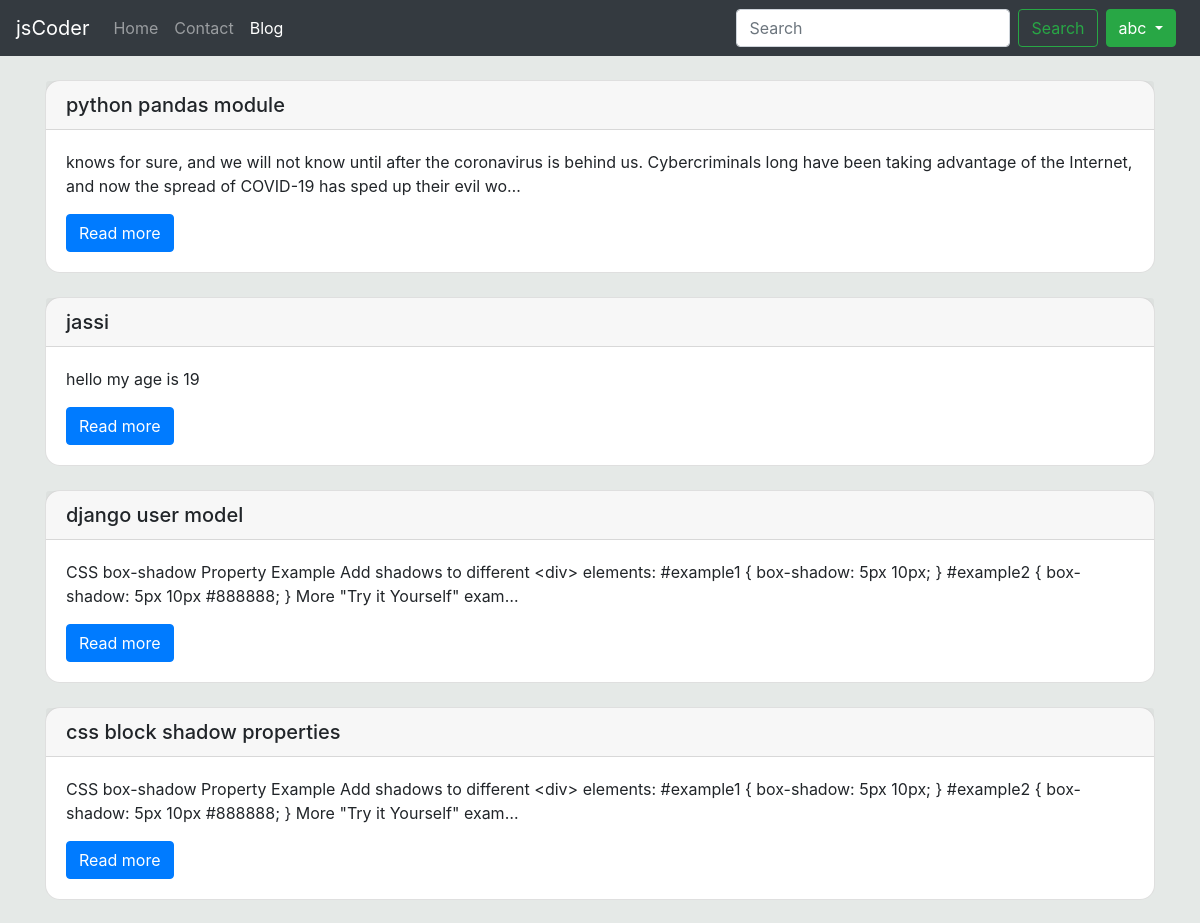
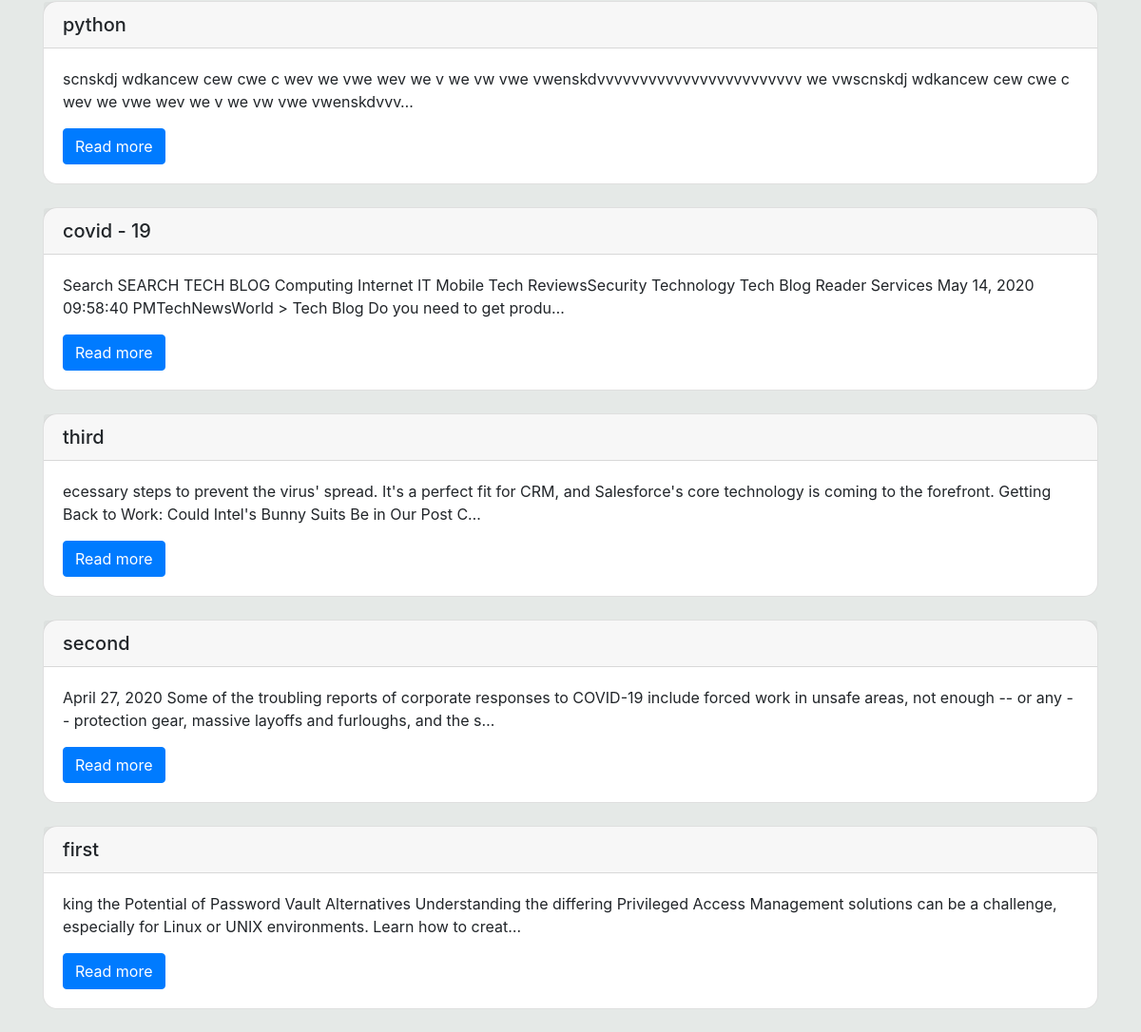
Screenshot of /blog/ (signed in) with the database file from the repository (2 pictures, top to bottom).
### blog/models.py (models this page shows, shortened)
class Post(models.Model):
    id = models.AutoField
    title = models.CharField(max_length=100)
    content = models.TextField()
    date = models.DateField(auto_now=True)

### blog/views.py (the view)
# urls.py: path('',views.bloghome,name="bloghome"),
def bloghome(request):
    posts = Post.objects.all()[::-1]
    param = {'posts':posts}
    return render(request,'blog/bloghome.html',param)

### templates/blog/bloghome.html (shortened to what this page needs)
{% extends 'base.html' %}
{% block activeblog %}active
{% endblock activeblog %}
{% block body %}
{% load static %}
<link rel="stylesheet" href="{%static 'css/shadow.css'%}">
<div class="container">
    {% for post in posts %}
    <div class="card my-4 postsshadow" style="border-radius: 15px;">
    <h5 class="card-header">{{post.title}}</h5>
    <div class="card-body">
        <p class="card-text">{{post.content|truncatechars:200}}</p>
        <a href="/blog/{{post.title}}" class="btn btn-primary">Read more</a>
    </div>
    </div>
    {% endfor %}
</div>
{% endblock body %}

### templates/base.html (shortened to what this page needs)
<!doctype html>
<html lang="en">
  <head>
    <link rel="stylesheet" href="https://stackpath.bootstrapcdn.com/bootstrap/4.5.0/css/bootstrap.min.css">
  </head>
  <body style="background-color: rgb(229, 233, 231);">
  <nav class="navbar navbar-expand-lg navbar-dark bg-dark">
  <a class="navbar-brand" href="/">jsCoder</a>
  <div class="collapse navbar-collapse" id="navbarSupportedContent">
    <ul class="navbar-nav mr-auto">
      <li class="nav-item {% block activehome %}{% endblock activehome %}">
        <a class="nav-link" href="/">Home <span class="sr-only">(current)</span></a>
      </li>
      <li class="nav-item {% block activecontact %}{% endblock activecontact %}">
        <a class="nav-link" href="/contact">Contact</a>
      </li>
      <li class="nav-item {% block activeblog %}{% endblock activeblog %}">
        <a class="nav-link" href="/blog">Blog</a>
      </li>
    </ul>
    <form class="form-inline my-2 my-lg-0" action="/search/" method="POST">{% csrf_token %}
                <input class="form-control mr-sm-2" type="search" name="search" placeholder="Search" aria-label="Search">
                <button class="btn btn-outline-success my-2 my-sm-0"  Required type="submit">Search</button>
                {% if user.is_authenticated %}
                <div class="btn-group">
                    <button type="button" class="btn btn-success dropdown-toggle mx-2" data-toggle="dropdown"
                        aria-haspopup="true" aria-expanded="false">
                        {{user}}
                    </button>
                    {% endif %}
                </div>
            </form>
  </div>
</nav>
    {% block body %}{% endblock body %}
  </body>
</html>

### rows the page displays
Post: title "python pandas module", content "knows for sure, and we will not know until after the coronavirus is behind us. Cybercriminals long have been taking advantage of the Internet, and now the spread of COVID-19 has sped up their evil wo…"
Post: title "jassi", content "hello my age is 19"
Post: title "django user model", content "CSS box-shadow Property Example Add shadows to different <div> elements: #example1 { box-shadow: 5px 10px; } #example2 { box-shadow: 5px 10px #888888; } More \"Try it Yourself\" exam…"
Post: title "css block shadow properties", content "CSS box-shadow Property Example Add shadows to different <div> elements: #example1 { box-shadow: 5px 10px; } #example2 { box-shadow: 5px 10px #888888; } More \"Try it Yourself\" exam…"
Post: title "python", content "scnskdj wdkancew cew cwe c wev we vwe wev we v we vw vwe vwenskdvvvvvvvvvvvvvvvvvvvvvvvv we vwscnskdj wdkancew cew cwe c wev we vwe wev we v we vw vwe vwenskdvvv…"
Post: title "covid - 19", content "Search SEARCH TECH BLOG Computing Internet IT Mobile Tech ReviewsSecurity Technology Tech Blog Reader Services May 14, 2020 09:58:40 PMTechNewsWorld > Tech Blog Do you need to get produ…"
Post: title "third", content "ecessary steps to prevent the virus' spread. It's a perfect fit for CRM, and Salesforce's core technology is coming to the forefront. Getting Back to Work: Could Intel's Bunny Suits Be in Our Post C…"
Post: title "second", content "April 27, 2020 Some of the troubling reports of corporate responses to COVID-19 include forced work in unsafe areas, not enough -- or any -- protection gear, massive layoffs and furloughs, and the s…"
Post: title "first", content "king the Potential of Password Vault Alternatives Understanding the differing Privileged Access Management solutions can be a challenge, especially for Linux or UNIX environments. Learn how to creat…"

### other values shown
{{ user }} "abc"
